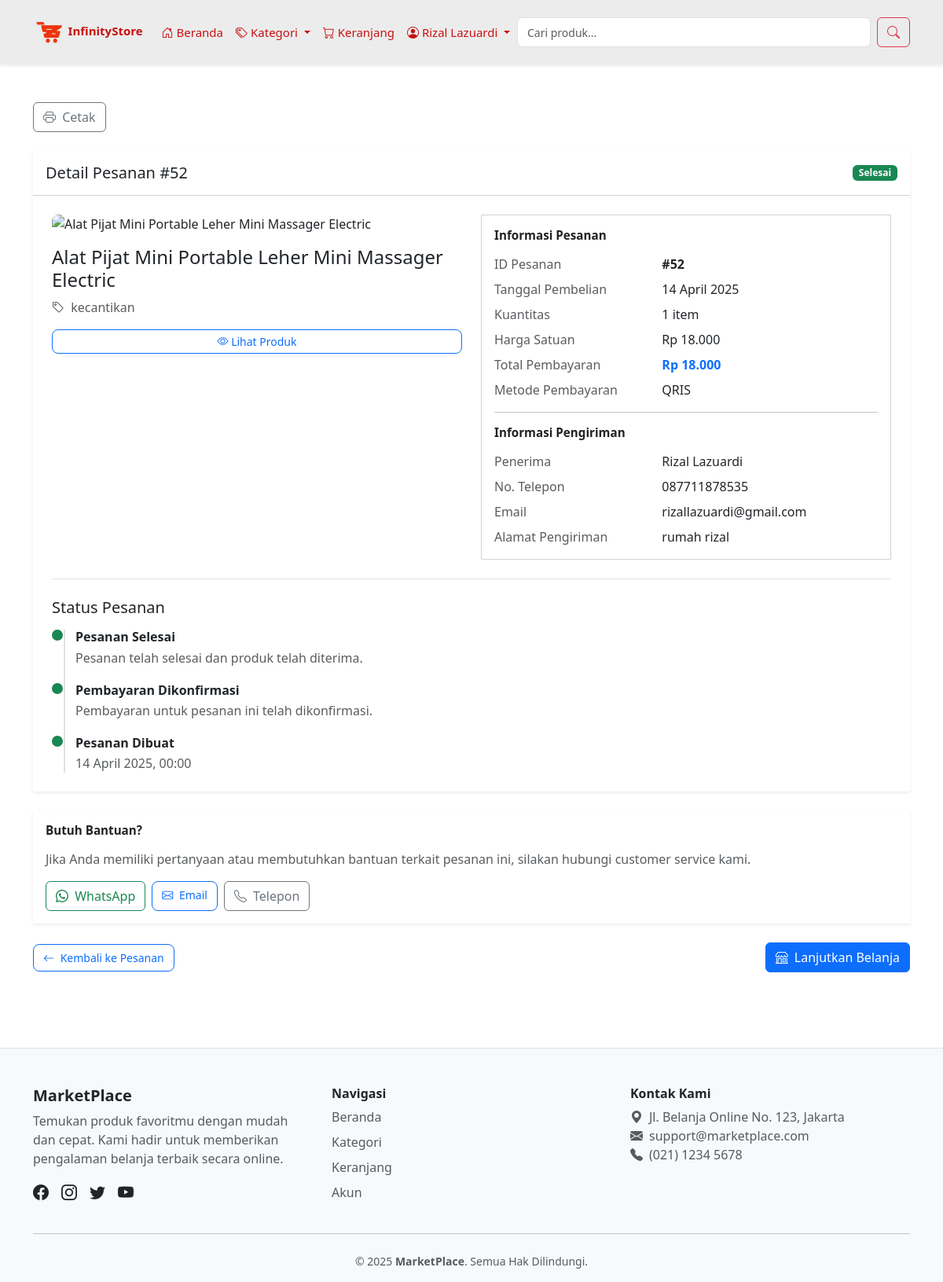
The page /user/order/detail_pesanan.php?id=52 (signed in) on the database its author committed.
### tables this page shows
CREATE TABLE `tb_customer` (
  `nama_customer` varchar(100) NOT NULL,
  `id_customer` int NOT NULL,
  `alamat_customer` varchar(255) NOT NULL,
  `no_wa_cutomer` varchar(20) NOT NULL,
  `email_customer` varchar(100) NOT NULL,
  `id_login` int DEFAULT NULL,
  `foto_profil` varchar(255) NOT NULL
);

CREATE TABLE `tb_pembelian` (
  `id_pembelian` int NOT NULL,
  `id_customer` int NOT NULL,
  `id_produk` int NOT NULL,
  `jumlah_produk` int NOT NULL,
  `tanggal_pembelian` date NOT NULL,
  `metode_pembayaran` varchar(100) DEFAULT NULL,
  `jumlah_pembayaran` decimal(10,2) DEFAULT NULL,
  `alamat_penerima` varchar(255) NOT NULL
);

CREATE TABLE `tb_produk` (
  `id_produk` int NOT NULL,
  `nama_produk` varchar(64) NOT NULL,
  `deskripsi` text,
  `harga_produk` decimal(10,2) DEFAULT NULL,
  `stok_produk` int DEFAULT NULL,
  `jenis_produk` varchar(100) NOT NULL,
  `exp_produk` date NOT NULL,
  `gambar` varchar(255) DEFAULT NULL,
  `status_produk` enum('belum_dibeli','dalam_keranjang','sudah_dibeli') DEFAULT 'belum_dibeli'
);

### user/order/detail_pesanan.php (the view, shortened to what this page needs)
<?php
include '../../config/database.php';
$id_login = $_SESSION['id_login'];
$id_pembelian = mysqli_real_escape_string($conn, $_GET['id']);
$query_customer = "SELECT id_customer FROM tb_customer WHERE id_login = '$id_login'";
$result_customer = mysqli_query($conn, $query_customer);
$customer = mysqli_fetch_assoc($result_customer);
$id_customer = $customer['id_customer'];
$query_order = "SELECT p.*, pr.nama_produk, pr.harga_produk, pr.deskripsi, pr.jenis_produk, pr.gambar,
                       c.nama_customer, c.email_customer, c.no_wa_cutomer, c.alamat_customer
                FROM tb_pembelian p
                JOIN tb_produk pr ON p.id_produk = pr.id_produk
                JOIN tb_customer c ON p.id_customer = c.id_customer
                WHERE p.id_pembelian = '$id_pembelian' AND p.id_customer = '$id_customer'";
$result_order = mysqli_query($conn, $query_order);
$order = mysqli_fetch_assoc($result_order);
$gambarArray = [];
if (!empty($order['gambar'])) {
    $decodedArray = json_decode($order['gambar'], true);
    if (is_array($decodedArray)) {
        $gambarArray = $decodedArray;
    } else if ($order['gambar']) {
        $gambarArray = [$order['gambar']];
    }
}
$gambarUtama = $gambarArray[0];
?>
<!DOCTYPE html>
<html lang="en">
<head>
    <link rel="stylesheet" href="https://cdnjs.cloudflare.com/ajax/libs/animate.css/4.1.1/animate.min.css"/>
    <link href="https://cdn.jsdelivr.net/npm/bootstrap@5.3.3/dist/css/bootstrap.min.css" rel="stylesheet">
    <link href="https://cdn.jsdelivr.net/npm/bootstrap-icons@1.10.5/font/bootstrap-icons.css" rel="stylesheet">
    <link rel="stylesheet" href="../asset/style.css">
</head>
<body>
<div class="no-print">
    <?php include '../includes_P/navbar.php'; ?>
</div>
<div class="container py-5">
    <div class="d-flex justify-content-between align-items-center mb-4 no-print">
        <div>
            <button type="button" class="btn btn-outline-secondary me-2" onclick="window.print()">
                <i class="bi bi-printer me-1"></i> Cetak
            </button>
        </div>
    </div>
    <div class="card border-0 shadow-sm mb-4">
        <div class="card-header bg-white py-3">
            <div class="d-flex justify-content-between align-items-center">
                <h5 class="mb-0">Detail Pesanan #<?= $order['id_pembelian'] ?></h5>
                <span class="badge bg-success">Selesai</span>
            </div>
        </div>
        <div class="card-body p-4">
            <div class="row">
                <div class="col-md-6 mb-4 mb-md-0">
                    <img src="../../uploads/<?= htmlspecialchars($gambarUtama) ?>" alt="<?= htmlspecialchars($order['nama_produk']) ?>" class="product-image mb-3">
                    <h4 class="mb-2"><?= htmlspecialchars($order['nama_produk']) ?></h4>
                    <p class="text-muted mb-3">
                        <i class="bi bi-tag me-1"></i> <?= htmlspecialchars($order['jenis_produk']) ?>
                    </p>
                    <a href="../produk/detail_produk.php?id=<?= urlencode($order['id_produk']) ?>"
                        class="btn btn-sm btn-outline-primary w-100">
                        <i class="bi bi-eye"></i> Lihat Produk
                    </a>
                </div>
                <div class="col-md-6">
                    <div class="card h-100">
                        <div class="card-body">
                            <h5 class="card-title mb-3">Informasi Pesanan</h5>
                            <div class="row mb-2">
                                <div class="col-5 text-muted">ID Pesanan</div>
                                <div class="col-7 fw-bold">#<?= $order['id_pembelian'] ?></div>
                            </div>
                            <div class="row mb-2">
                                <div class="col-5 text-muted">Tanggal Pembelian</div>
                                <div class="col-7"><?= date('d F Y', strtotime($order['tanggal_pembelian'])) ?></div>
                            </div>
                            <div class="row mb-2">
                                <div class="col-5 text-muted">Kuantitas</div>
                                <div class="col-7"><?= $order['jumlah_produk'] ?> item</div>
                            </div>
                            <div class="row mb-2">
                                <div class="col-5 text-muted">Harga Satuan</div>
                                <div class="col-7">Rp <?= number_format($order['harga_produk'], 0, ',', '.') ?></div>
                            </div>
                            <div class="row mb-2">
                                <div class="col-5 text-muted">Total Pembayaran</div>
                                <div class="col-7 fw-bold text-primary">Rp <?= number_format($order['jumlah_pembayaran'], 0, ',', '.') ?></div>
                            </div>
                            <div class="row mb-2">
                                <div class="col-5 text-muted">Metode Pembayaran</div>
                                <div class="col-7"><?= htmlspecialchars($order['metode_pembayaran']) ?></div>
                            </div>
                            <hr class="my-3">
                            <h5 class="card-title mb-3">Informasi Pengiriman</h5>
                            <div class="row mb-2">
                                <div class="col-5 text-muted">Penerima</div>
                                <div class="col-7"><?= htmlspecialchars($order['nama_customer']) ?></div>
                            </div>
                            <div class="row mb-2">
                                <div class="col-5 text-muted">No. Telepon</div>
                                <div class="col-7"><?= htmlspecialchars($order['no_wa_cutomer']) ?></div>
                            </div>
                            <div class="row mb-2">
                                <div class="col-5 text-muted">Email</div>
                                <div class="col-7"><?= htmlspecialchars($order['email_customer']) ?></div>
                            </div>
                            <div class="row mb-0">
                                <div class="col-5 text-muted">Alamat Pengiriman</div>
                                <div class="col-7">
                                    <?= empty($order['alamat_penerima']) ? htmlspecialchars($order['alamat_customer']) : htmlspecialchars($order['alamat_penerima']) ?>
                                </div>
                            </div>
                        </div>
                    </div>
                </div>
            </div>
            <div class="mt-4 pt-4 border-top">
                <h5 class="mb-3">Status Pesanan</h5>
                <div class="order-status-timeline">
                    <div class="timeline-item active">
                        <h6 class="fw-bold mb-1">Pesanan Selesai</h6>
                        <p class="text-muted mb-0">
                            Pesanan telah selesai dan produk telah diterima.
                        </p>
                    </div>
                    <div class="timeline-item active">
                        <h6 class="fw-bold mb-1">Pembayaran Dikonfirmasi</h6>
                        <p class="text-muted mb-0">
                            Pembayaran untuk pesanan ini telah dikonfirmasi.
                        </p>
                    </div>
                    <div class="timeline-item active">
                        <h6 class="fw-bold mb-1">Pesanan Dibuat</h6>
                        <p class="text-muted mb-0">
                            <?= date('d F Y, H:i', strtotime($order['tanggal_pembelian'])) ?>
                        </p>
                    </div>
                </div>
            </div>
        </div>
    </div>
    <div class="no-print">
        <div class="card border-0 shadow-sm mb-4">
            <div class="card-body">
                <h5 class="card-title mb-3">Butuh Bantuan?</h5>
                <p class="text-muted mb-3">
                    Jika Anda memiliki pertanyaan atau membutuhkan bantuan terkait pesanan ini,
                    silakan hubungi customer service kami.
                </p>
                <div class="d-flex flex-wrap gap-2">
                    <a href="#" class="btn btn-outline-success">
                        <i class="bi bi-whatsapp me-1"></i> WhatsApp
                    </a>
                    <a href="#" class="btn btn-outline-primary">
                        <i class="bi bi-envelope me-1"></i> Email
                    </a>
                    <a href="#" class="btn btn-outline-secondary">
                        <i class="bi bi-telephone me-1"></i> Telepon
                    </a>
                </div>
            </div>
        </div>
        <div class="d-flex justify-content-between align-items-center">
            <a href="../profile/pesanan.php" class="btn btn-outline-primary">
                <i class="bi bi-arrow-left me-1"></i> Kembali ke Pesanan
            </a>
            <a href="../index.php" class="btn btn-primary">
                <i class="bi bi-shop me-1"></i> Lanjutkan Belanja
            </a>
        </div>
    </div>
</div>
<?php include '../includes_P/footer.php'; ?>
</body>
</html>

### user/includes_P/navbar.php (shortened to what this page needs)
<?php
$nama_customer = 'Akun';
if (isset($_SESSION['id_login'])) {
    $id_login = mysqli_real_escape_string($conn, $_SESSION['id_login']);
    $query = "SELECT nama_customer FROM tb_customer WHERE id_login = '$id_login'";
    $result = mysqli_query($conn, $query);
    if ($result && mysqli_num_rows($result) > 0) {
        $data = mysqli_fetch_assoc($result);
        $nama_customer = $data['nama_customer'];
    }
}
?>
<nav id="mainNavbar" class="navbar navbar-expand-lg custom-navbar shadow-sm sticky-top py-3 transition">
  <div class="container">
    <a class="navbar-brand fw-bold" href="../index.php">
      <img src="../img/logo1.png" alt="logo" class="logo-img"> InfinityStore
    </a>
    <div class="collapse navbar-collapse" id="navbarContent">
      <ul class="navbar-nav me-auto mb-2 mb-lg-0">
        <li class="nav-item">
            <a class="nav-link active" href="../index.php">
            <i class="bi bi-house-door"></i> Beranda
        </a>
        </li>
        <li class="nav-item dropdown">
        <a class="nav-link dropdown-toggle" href="#" id="kategoriDropdown" role="button" data-bs-toggle="dropdown" aria-expanded="false">
            <i class="bi bi-tags"></i> Kategori
        </a>
        </li>
        <li class="nav-item">
          <a class="nav-link" href="../cart/keranjang.php">
            <i class="bi bi-cart"></i> Keranjang
          </a>
        </li>
        <li class="nav-item dropdown">
  <a class="nav-link dropdown-toggle" href="#" id="akunDropdown" role="button" data-bs-toggle="dropdown" aria-expanded="false">
  <i class="bi bi-person-circle"></i> <?= htmlspecialchars($nama_customer) ?>
  </a>
</li>
      </ul>
      <form class="d-flex search-bar" role="search" method="GET" action="">
      <input
        class="form-control me-2 search-responsive"
        type="search"
        name="search"
        placeholder="Cari produk..."
        aria-label="Search"
        value="<?= htmlspecialchars($_GET['search'] ?? '') ?>"
      >
        <button class="btn btn-outline-danger" type="submit">
          <i class="bi bi-search text-red"></i>
        </button>
      </form>
    </div>
  </div>
</nav>

### user/asset/style.css (style rules this page uses)
.form-control::placeholder { font-size: 14px; }
.nav-link { display: flex; align-items: center; gap: 4px; }
.navbar.transition { transition: all 0.3s ease; }
.custom-navbar { background-color: #ececec !important; }
.custom-navbar .nav-link, .custom-navbar .navbar-brand, .custom-navbar .dropdown-toggle { color: #c91010 !important; font-size: 15px !important; }
.search-responsive { width: 450px; max-width: 100%; }
.logo-img { height: 40px; width: auto; object-fit: contain; z-index: 90; filter: brightness(0) saturate(100%) invert(32%) sepia(99%) saturate(5085%) hue-rotate(359deg) brightness(97%) contrast(92%); }
.card { border-radius: 1px; transition: transform 0.2s ease, box-shadow 0.2s ease; }
.card-title { font-size: 0.95rem; font-weight: 600; color: #222; }
.btn-outline-primary { font-size: 0.875rem; border-radius: 8px; }

### user/order/detail_pesanan.php (style rules this page uses)
.order-status-timeline { position: relative; padding-left: 30px; }
.order-status-timeline::before { content: ''; position: absolute; left: 15px; top: 0; height: 100%; width: 2px; background-color: #dee2e6; }
.timeline-item { position: relative; padding-bottom: 20px; }
.timeline-item:last-child { padding-bottom: 0; }
.timeline-item::before { content: ''; position: absolute; left: -30px; top: 0; height: 14px; width: 14px; border-radius: 50%; background-color: #ffffff; border: 2px solid #6c757d; z-index: 1; }
.timeline-item.active::before { background-color: #198754; border-color: #198754; }
.product-image { width: 100%; max-height: 300px; object-fit: cover; border-radius: 8px; }

### rows shown on the page
tb_customer: nama_customer "Rizal Lazuardi"
tb_pembelian: id_pembelian "52", id_produk.nama_produk "Alat Pijat Mini Portable Leher Mini Massager Electric", id_produk.jenis_produk "kecantikan", tanggal_pembelian "14 April 2025", jumlah_produk "1", id_produk.harga_produk "18.000", jumlah_pembayaran "18.000", metode_pembayaran "QRIS", id_customer.nama_customer "Rizal Lazuardi", id_customer.no_wa_cutomer "087711878535", id_customer.email_customer "rizallazuardi@gmail.com", alamat_penerima "rumah rizal", tanggal_pembelian "14 April 2025, 00:00"
